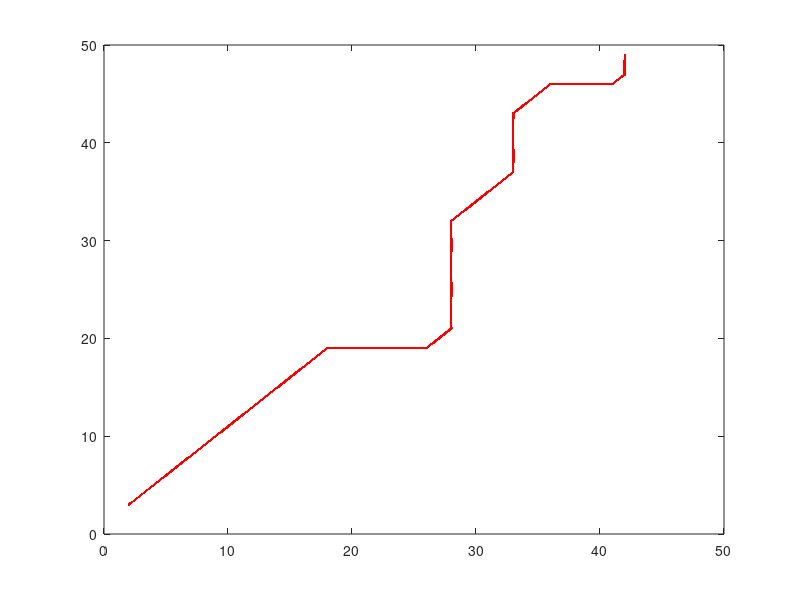

The MATLAB source for this figure: (Note: this script raises an error after producing the figure.)
clear all;
close all;
clc;
load('test.mat');

%纯pid下几乎是最优参数，有一定容错空间，但也勿随意修改
kp = 125;
ki = 0.3;
kd = 500;

%最优路径的插值
pathin=zeros(9,2);
for i=1:59
    k=10*i-9;
    for j=1:9
        pathin(j,1)=path(k,1)+j*(path(k+1,1)-path(k,1))/10;
        pathin(j,2)=path(k,2)+j*(path(k+1,2)-path(k,2))/10;
    end
    path=[path(1:k,:);pathin;path(k+1:end,:)];
end

%这一层for循环是为了找参数
for k = 1:1
    intergral = 0;
    last_error =0;
    now_state=[1.5 3.5 3.14/3];
    kd =  500+30 *k;
    figure;
    plot(path(:,1),path(:,2),'r.');
    hold on;
    
    %不乘0.5的话，画出来的路径会过长，不知道为啥
    for i=1:length(path)*0.5 
        
        %在点到最优路径的所有距离中找出最小值，即垂线距离
        d = path(:,1:2) - now_state(1:2);
        all_distance = d(:,1).^2 + d(:,2).^2;
        [~,index] = min(all_distance);             
        min_dx = now_state(1) - path(index,1);
        min_dy = now_state(2) - path(index,2);
        
        error = (sin(now_state(3) - atan2(min_dy,min_dx))) * sqrt(min_dx*min_dx+min_dy*min_dy);
    %   设计error的关键点：
    %  1. error=f(点到直线的距离，角度偏差)，两个因素缺一不可
    %  2. 要能满足：小车在最优路径的左边时，让其角度减小，从而右转；反之则反
    %  该error的形式能将上述两点都满足
        
        %pid_value为控制量
        %TO_DO：增量式PID会不会好一点？要不要设积分环节的饱和限制？
        intergral = intergral + error;
        pid_value = kp*error + ki*intergral + kd*(error - last_error);
        last_error = error;
        
        %这里除100是为了让三个pid参数大100倍，好调一些
        action = [1, pid_value/100];
        new_state = actionmodel(now_state,action);
        
        plot(new_state(1),new_state(2),'g.');
        
        now_state = new_state;
    end
    
end


